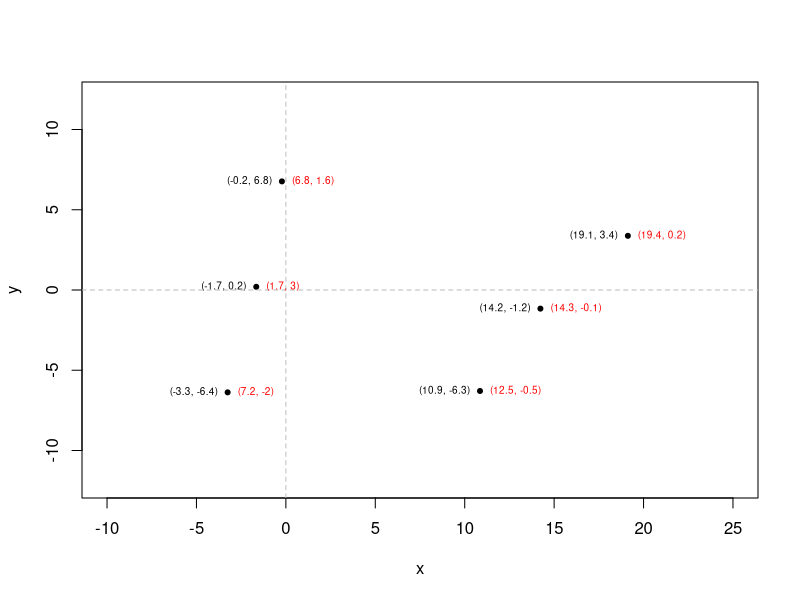

Generate this figure with R:
######################################
# Simulate data set
# Simulate cartesian coordinate
# These could be position in terms of Northing and Easting

# Number of points to simulate
set.seed(764)
n <- 6
cartCoord <- cbind(rnorm(n,5,6),rnorm(n,0,6))
colnames(cartCoord) <- c("x","y")
plot(cartCoord, pch=20, xlim=c(-10,25), ylim=c(-12,12))
# Create a text version to display on plot
cartCoordText <- paste("(", round(cartCoord[,1],1), ", ", round(cartCoord[,2],1), ")", sep="")
text(cartCoord[,1],cartCoord[,2],labels=cartCoordText, cex=0.6, pos=2)
abline(h=0,v=0, lty=2, col="grey")

# To get the distance from (0,0)
# we use the simple pythagore theorem
# r^2 = x^2 + y^2
r <- sqrt(rowSums(cartCoord^2))

# Get the angle use SOH CAH TOA
# In Quadrant I (+ve x and +ve y)
# tan(theta) = y/x
# theta = arctan(y/x)
# In R atan2(y,x) gives the angle between the x axis and the vector
# from origin to (x,y) in radian
theta <- atan2(cartCoord[,2], cartCoord[,1])

polarCoord <- cbind(r,theta) # In radian
polarCoordText <- paste("(", round(r,1), ", ", round(theta,1), ")", sep="")
text(cartCoord[,1],cartCoord[,2],labels=polarCoordText, cex=0.6, pos=4, col="red")
